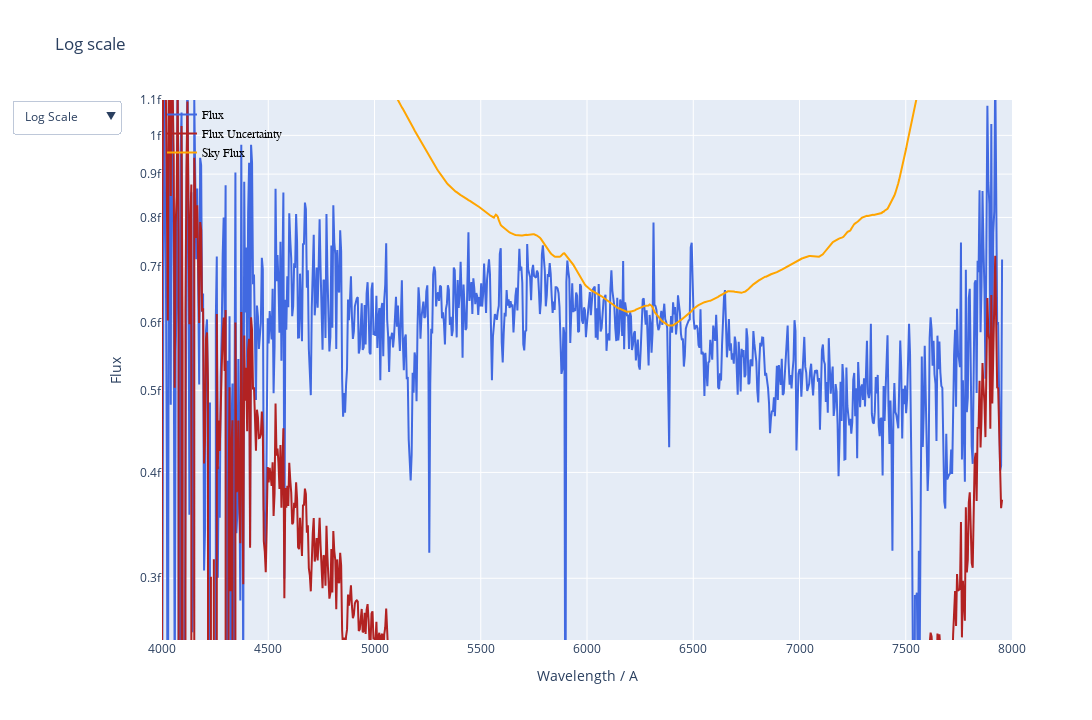
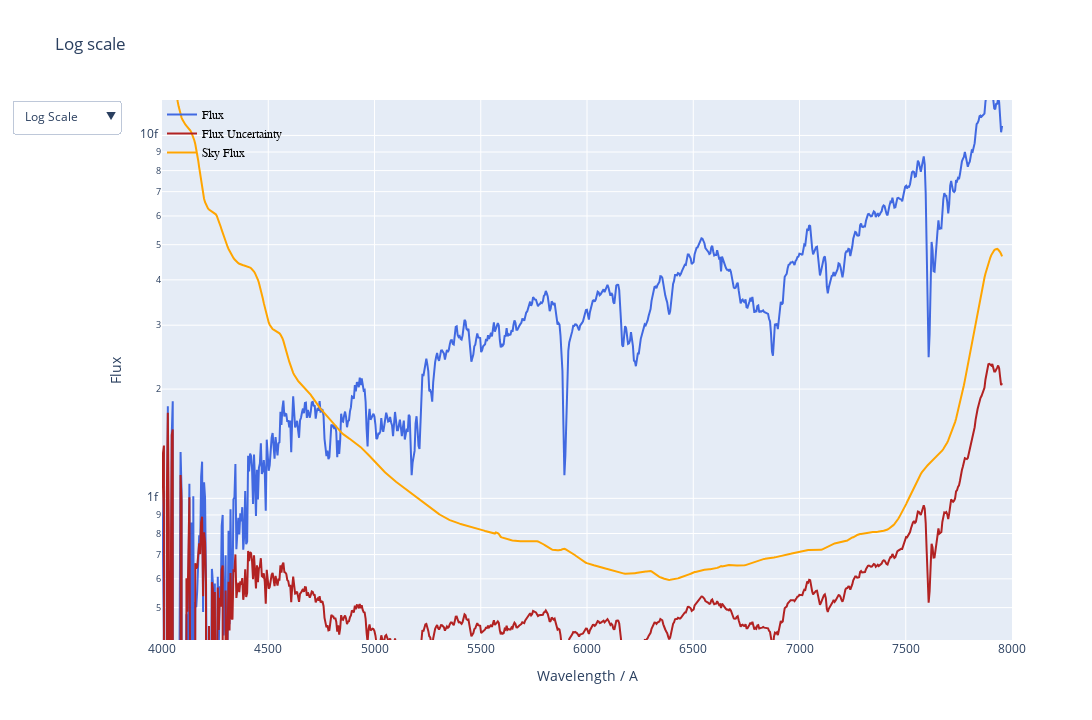

These figures' notebook cell, in order:
### Code cell
lhs6328_onedspec.inspect_reduced_spectrum(stype='science')

### Figure 1 — Plotly figure (JSON) as saved in the notebook; plotly's stock layout.template omitted (floating-point values rounded to 4 significant figures; data arrays with more than 128 entries replaced by an {"elided": "..."} marker saying what was removed)
{"data": [{"line": {"color": "royalblue"}, "name": "Flux", "type": "scatter", "x": {"elided": "1003 float values"}, "y": {"elided": "1003 float values"}}, {"line": {"color": "firebrick"}, "name": "Flux Uncertainty", "type": "scatter", "x": {"elided": "1003 float values"}, "y": {"elided": "1003 float values"}}, {"line": {"color": "orange"}, "name": "Sky Flux", "type": "scatter", "x": {"elided": "1003 float values"}, "y": {"elided": "1003 float values"}}], "layout": {"autosize": false, "height": 720, "hovermode": "closest", "legend": {"bgcolor": "rgba(0,0,0,0)", "font": {"color": "black", "family": "sans-serif", "size": 12}, "traceorder": "normal", "x": 0, "y": 1}, "showlegend": true, "title": {"text": "Log scale"}, "updatemenus": [{"active": 0, "buttons": [{"args": [{"visible": [true, true]}, {"title": "Log scale", "yaxis": {"type": "log"}}], "label": "Log Scale", "method": "update"}, {"args": [{"visible": [true, false]}, {"title": "Linear scale", "yaxis": {"type": "linear"}}], "label": "Linear Scale", "method": "update"}]}], "width": 1280, "xaxis": {"range": [4000, 8000], "title": {"text": "Wavelength / A"}}, "yaxis": {"range": [-15.6, -14.96], "title": {"text": "Flux"}, "type": "log"}}}

### Figure 2 — Plotly figure (JSON) as saved in the notebook; plotly's stock layout.template omitted (floating-point values rounded to 4 significant figures; data arrays with more than 128 entries replaced by an {"elided": "..."} marker saying what was removed)
{"data": [{"line": {"color": "royalblue"}, "name": "Flux", "type": "scatter", "x": {"elided": "1003 float values"}, "y": {"elided": "1003 float values"}}, {"line": {"color": "firebrick"}, "name": "Flux Uncertainty", "type": "scatter", "x": {"elided": "1003 float values"}, "y": {"elided": "1003 float values"}}, {"line": {"color": "orange"}, "name": "Sky Flux", "type": "scatter", "x": {"elided": "1003 float values"}, "y": {"elided": "1003 float values"}}], "layout": {"autosize": false, "height": 720, "hovermode": "closest", "legend": {"bgcolor": "rgba(0,0,0,0)", "font": {"color": "black", "family": "sans-serif", "size": 12}, "traceorder": "normal", "x": 0, "y": 1}, "showlegend": true, "title": {"text": "Log scale"}, "updatemenus": [{"active": 0, "buttons": [{"args": [{"visible": [true, true]}, {"title": "Log scale", "yaxis": {"type": "log"}}], "label": "Log Scale", "method": "update"}, {"args": [{"visible": [true, false]}, {"title": "Linear scale", "yaxis": {"type": "linear"}}], "label": "Linear Scale", "method": "update"}]}], "width": 1280, "xaxis": {"range": [4000, 8000], "title": {"text": "Wavelength / A"}}, "yaxis": {"range": [-15.39, -13.9], "title": {"text": "Flux"}, "type": "log"}}}
